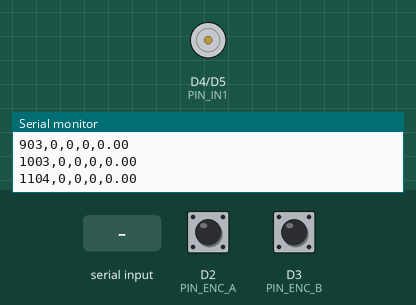
This program was run on a simulated Arduino Uno R4 Minima. Parts: motor-driver pin pairs drawn as motors (green arrow = first pin HIGH = forward, orange = second pin HIGH = backward, longer = more drive, scaled by the enable pin), the last lines printed to the serial monitor. Inputs (shaded band) come from the test bench; at power-on: D2 (PIN_ENC_A) HIGH, D3 (PIN_ENC_B) HIGH.

Above: at 1.2 s.
1.3 s: "90 45\n" received over Serial
At 2.5 s:
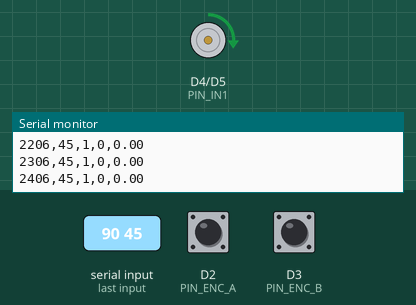
2.8 s: "r\n" received over Serial
At 3.6 s:
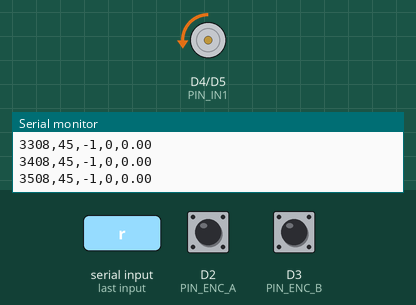
4.3 s: "30 150\n" received over Serial
At 4.8 s:
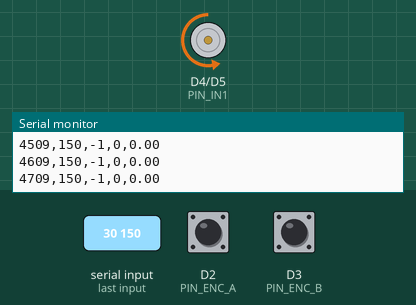
5.8 s: "f\n" received over Serial
At 7.0 s:
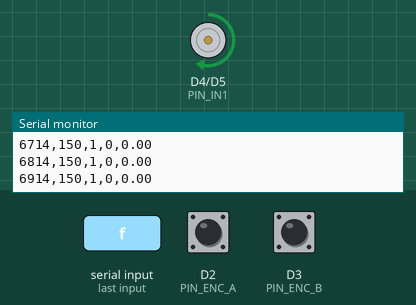
7.3 s: "90\n" received over Serial
At 8.3 s:
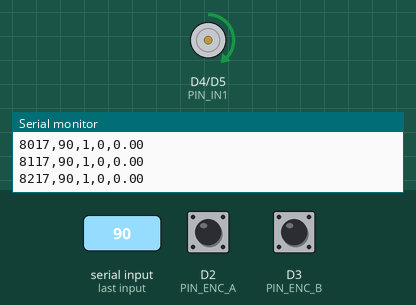
8.8 s: "200\n" received over Serial
At 9.4 s:
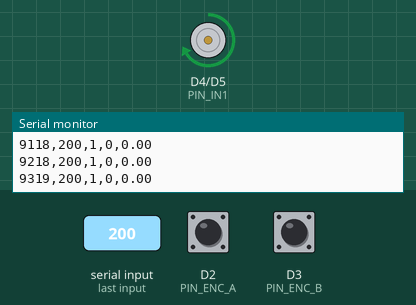
Timing chart, 0 to 11.3 s (numbered marks = the images above; inputs shaded):
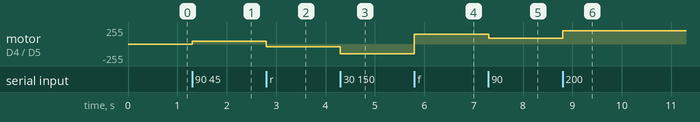

The program:

main.cpp
```cpp
/*
  DC Motor system identification manual-mode firmware

  Target: Arduino Uno R4 Minima
  Driver: L298N
  Encoder: 600 PPR quadrature encoder on motor output shaft

  Serial monitor: 230400 baud

  Commands:
    f       : set forward direction
    r       : set reverse direction
    s       : stop / coast
    z       : zero encoder count
    ?       : print help
    0..255  : set PWM magnitude

  Telemetry:
    t_ms,pwm_cmd,dir,enc_count,rpm
*/

#include <Arduino.h>
#include "pwm.h"

// ---------------- Pin configuration ----------------
constexpr uint8_t PIN_ENC_A = 2;
constexpr uint8_t PIN_ENC_B = 3;
constexpr uint8_t PIN_IN1 = 4;
constexpr uint8_t PIN_IN2 = 5;
constexpr uint8_t PIN_ENA = 9;

// ---------------- Encoder configuration ----------------
// 600 PPR quadrature encoder with 4x decoding: 600 * 4 = 2400 counts/rev.
constexpr float COUNTS_PER_REV = 2400.0f;

// If forward command produces negative RPM, set this to -1.
constexpr int8_t ENCODER_SIGN = -1;

volatile long encoderCount = 0;
volatile uint8_t prevAB = 0;

constexpr int8_t QUAD_TABLE[16] = {
    0, -1, 1, 0,
    1, 0, 0, -1,
    -1, 0, 0, 1,
    0, 1, -1, 0};

// ---------------- Manual command state ----------------
int pwmMagnitude = 0; // 0..255, always the typed PWM magnitude
int direction = 0;    // +1 forward, -1 reverse, 0 stopped
PwmOut motorPwm(PIN_ENA);
bool pwmReady = false;

// ---------------- Telemetry timing ----------------
constexpr uint32_t PRINT_PERIOD_MS = 100;
uint32_t lastPrintMs = 0;
long lastPrintCount = 0;

String inputBuffer;

void updateEncoder() {
  uint8_t a = digitalRead(PIN_ENC_A) ? 1 : 0;
  uint8_t b = digitalRead(PIN_ENC_B) ? 1 : 0;
  uint8_t ab = (a << 1) | b;
  uint8_t idx = (prevAB << 2) | ab;

  encoderCount += ENCODER_SIGN * QUAD_TABLE[idx];
  prevAB = ab;
}

long getEncoderCountAtomic() {
  noInterrupts();
  long count = encoderCount;
  interrupts();
  return count;
}

void zeroEncoderCount() {
  noInterrupts();
  encoderCount = 0;
  interrupts();
  lastPrintCount = 0;
}

void applyMotor() {
  pwmMagnitude = constrain(pwmMagnitude, 0, 255);
  int activePwm = pwmMagnitude;
  if (direction == 0) activePwm = 0;
  float dutyPercent = (static_cast<float>(activePwm) * 100.0f) / 255.0f;

  if (pwmReady) {
    motorPwm.pulse_perc(dutyPercent);
  }

  if (direction > 0 && pwmMagnitude > 0) {
    digitalWrite(PIN_IN1, HIGH);
    digitalWrite(PIN_IN2, LOW);
  } else if (direction < 0 && pwmMagnitude > 0) {
    digitalWrite(PIN_IN1, LOW);
    digitalWrite(PIN_IN2, HIGH);
  } else {
    digitalWrite(PIN_IN1, LOW);
    digitalWrite(PIN_IN2, LOW);
  }
}

bool parsePwmMagnitude(const String &token, int &valueOut) {
  if (token.length() == 0) return false;

  for (uint16_t i = 0; i < token.length(); ++i) {
    if (!isDigit(token.charAt(i))) return false;
  }

  long value = token.toInt();
  if (value < 0 || value > 255) return false;

  valueOut = static_cast<int>(value);
  return true;
}

void printHelp() {
  Serial.println();
  Serial.println(F("=== DC Motor System Identification Manual Mode ==="));
  Serial.println(F("Target: Arduino Uno R4 Minima"));
  Serial.println(F("Serial baud: 230400"));
  Serial.println(F("PWM frequency: 20000 Hz"));
  Serial.println();
  Serial.println(F("Commands:"));
  Serial.println(F("  f       : set forward direction"));
  Serial.println(F("  r       : set reverse direction"));
  Serial.println(F("  s       : stop / coast"));
  Serial.println(F("  z       : zero encoder count"));
  Serial.println(F("  ?       : print this help"));
  Serial.println(F("  0..255  : set PWM magnitude"));
  Serial.println();
  Serial.println(F("CSV output:"));
  Serial.println(F("  t_ms,pwm_cmd,dir,enc_count,rpm"));
  Serial.println();
}

void handleCommand(String token) {
  token.trim();
  if (token.length() == 0) return;

  if (token == "f") {
    direction = 1;
    applyMotor();
    Serial.println(F("# direction=fwd"));
    return;
  }

  if (token == "r") {
    direction = -1;
    applyMotor();
    Serial.println(F("# direction=rev"));
    return;
  }

  if (token == "s") {
    direction = 0;
    pwmMagnitude = 0;
    applyMotor();
    Serial.println(F("# stop"));
    return;
  }

  if (token == "z") {
    zeroEncoderCount();
    Serial.println(F("# encoder_count_zeroed"));
    return;
  }

  if (token == "?") {
    printHelp();
    return;
  }

  int requestedPwm = 0;
  if (parsePwmMagnitude(token, requestedPwm)) {
    pwmMagnitude = requestedPwm;
    if (direction == 0 && pwmMagnitude > 0) {
      direction = 1;
    }
    applyMotor();
    Serial.print(F("# pwm_cmd="));
    Serial.print(pwmMagnitude);
    Serial.print(F(",dir="));
    Serial.println(direction);
    return;
  }

  Serial.print(F("# unknown_command="));
  Serial.println(token);
}

void readSerialCommands() {
  while (Serial.available() > 0) {
    char ch = static_cast<char>(Serial.read());

    if (ch == '\n' || ch == '\r') {
      handleCommand(inputBuffer);
      inputBuffer = "";
    } else if (ch == ' ' || ch == '\t') {
      handleCommand(inputBuffer);
      inputBuffer = "";
    } else {
      inputBuffer += ch;
    }
  }
}

void printTelemetry() {
  uint32_t now = millis();
  if (now - lastPrintMs < PRINT_PERIOD_MS) return;

  uint32_t dtMs = now - lastPrintMs;
  lastPrintMs = now;

  long count = getEncoderCountAtomic();
  long delta = count - lastPrintCount;
  lastPrintCount = count;

  float rpm = 0.0f;
  if (dtMs > 0) {
    rpm = (static_cast<float>(delta) / COUNTS_PER_REV) *
          (60000.0f / static_cast<float>(dtMs));
  }

  Serial.print(now);
  Serial.print(',');
  Serial.print(pwmMagnitude);
  Serial.print(',');
  Serial.print(direction);
  Serial.print(',');
  Serial.print(count);
  Serial.print(',');
  Serial.println(rpm, 2);
}

void setup() {
  pinMode(PIN_ENC_A, INPUT_PULLUP);
  pinMode(PIN_ENC_B, INPUT_PULLUP);
  pinMode(PIN_IN1, OUTPUT);
  pinMode(PIN_IN2, OUTPUT);
  pinMode(PIN_ENA, OUTPUT);
  digitalWrite(PIN_ENA, LOW);

  analogWriteResolution(8);
  pwmReady = motorPwm.begin(20000.0f, 0.0f); // 20 kHz for stable DMM readings.
  applyMotor();

  uint8_t a = digitalRead(PIN_ENC_A) ? 1 : 0;
  uint8_t b = digitalRead(PIN_ENC_B) ? 1 : 0;
  prevAB = (a << 1) | b;

  attachInterrupt(digitalPinToInterrupt(PIN_ENC_A), updateEncoder, CHANGE);
  attachInterrupt(digitalPinToInterrupt(PIN_ENC_B), updateEncoder, CHANGE);

  Serial.begin(230400);
  while (!Serial && millis() < 3000) {
  }

  printHelp();
  if (!pwmReady) {
    Serial.println(F("# ERROR: pwm_20khz_init_failed"));
  }
  Serial.println(F("t_ms,pwm_cmd,dir,enc_count,rpm"));

  lastPrintMs = millis();
  lastPrintCount = getEncoderCountAtomic();
}

void loop() {
  readSerialCommands();
  printTelemetry();
}
```

Measured:
- after the input at 1.3 s, motor on D4 (PIN_IN1) / D5 (PIN_IN2): stopped → forward 44/255 at once
- after the input at 2.8 s, motor on D4 (PIN_IN1) / D5 (PIN_IN2): forward 44/255 → backward 44/255 at once
- after the input at 4.3 s, motor on D4 (PIN_IN1) / D5 (PIN_IN2): backward 44/255 → backward 149/255 at once
- after the input at 5.8 s, motor on D4 (PIN_IN1) / D5 (PIN_IN2): backward 149/255 → forward 149/255 at once
- after the input at 7.3 s, motor on D4 (PIN_IN1) / D5 (PIN_IN2): forward 149/255 → forward 89/255 at once
- after the input at 8.8 s, motor on D4 (PIN_IN1) / D5 (PIN_IN2): forward 89/255 → forward 200/255 at once
